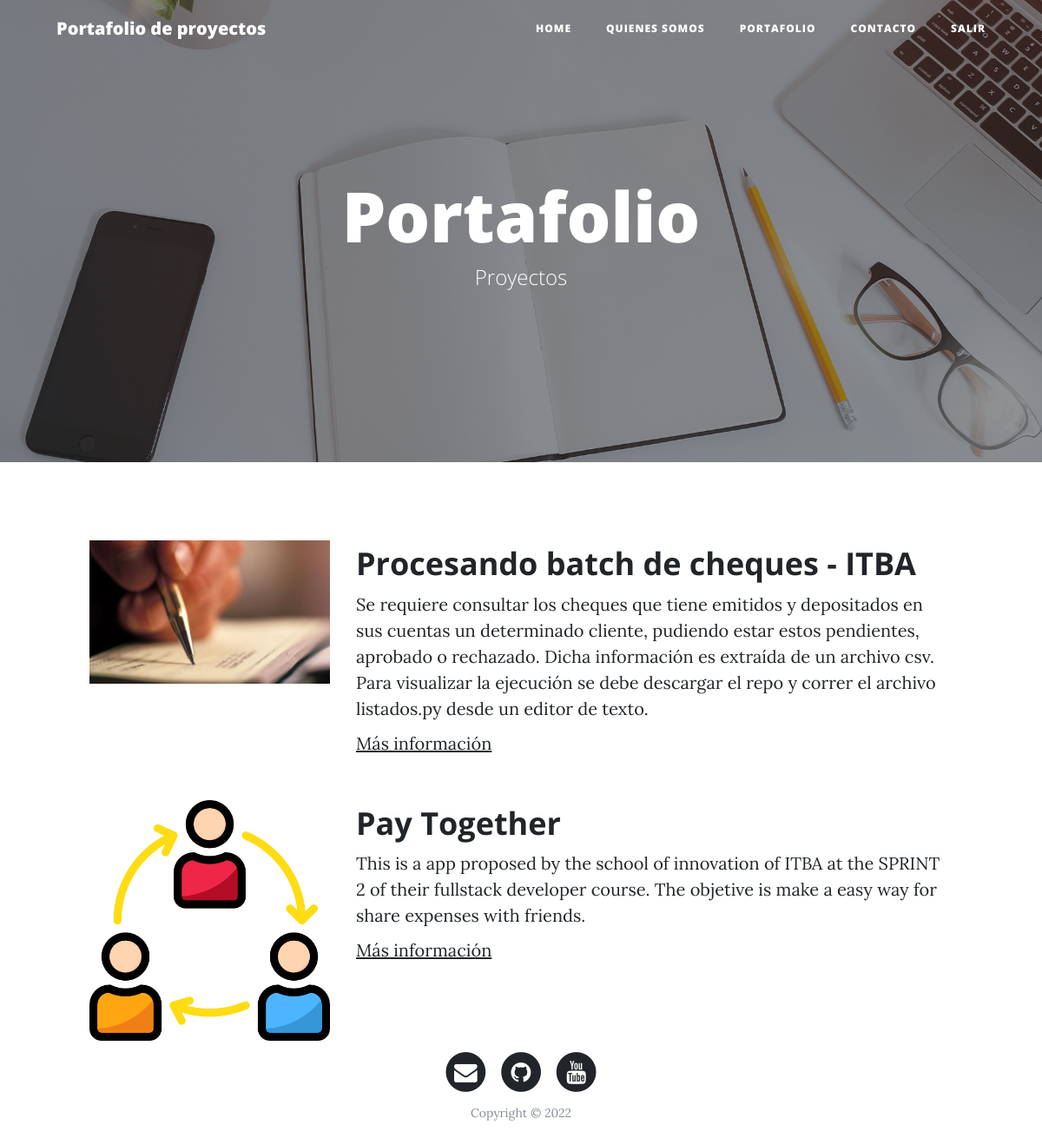
The page /portfolio/ (signed in) on the database its author committed.
### portfolio/models.py (models this page shows, shortened)
class Proyectos(models.Model):
    title = models.CharField(max_length=200, verbose_name="Título") #agregamos el campo verbose para describir
    description =  models.TextField(verbose_name="Descripción")
    image = models.ImageField(upload_to='projects',verbose_name="Imagen",null=True, blank=True)
    link = models.URLField(null=True, blank=True, verbose_name="Enlace Web")
    created = models.DateTimeField(auto_now_add=True, verbose_name="Fecha de creación")
    updated = models.DateTimeField(auto_now=True, verbose_name="Fecha de edición")
    class Meta():
        verbose_name = "proyecto"
        verbose_name_plural = "proyectos"
        ordering = ["-created"] #este campo indica que ordenemos los registros por fecha de creado en forma descendente

### portfolio/views.py (the view)
# urls.py: path('portfolio/',portfolio_views.portfolio, name="portfolio"),
@login_required
def portfolio(request):
    projects = Proyectos.objects.all()
    return render(request, os.path.join("portfolio","portfolio.html"), {'projects': projects})

### portfolio/templates/portfolio/portfolio.html (shortened to what this page needs)
{% extends 'app_prueba/base.html' %}
{% load static %}
{% block background %}{% static 'app_prueba/img/portfolio-bg.jpg' %}{% endblock %}
{% block headers %}
    <h1>Portafolio</h1>
    <span class="subheading">Proyectos</span>
{% endblock %}
{% block content %}
    {% for project in projects %}
        <div class="row project">
            <div class="col-lg-3 col-md-4 offset-lg-1">
               {% if project.image %}
               <img class="img-fluid" src="{{project.image.url}}" alt="">
                {% endif %}
            </div>
            <div class="col-lg-7 col-md-8">
                <h2 class="section-heading title">{{project.title}}</h2>
                <p>{{project.description}}</p>
                {% if project.link %}
                    <p><a href="{{project.link}}">Más información</a></p>
                {% endif %}
            </div>
        </div>
    {% endfor %}
{% endblock %}

### app_prueba/templates/app_prueba/base.html (shortened to what this page needs)
<!DOCTYPE html>
<html lang="es">
    <head>
        {% load static %}
        <link href="{% static 'app_prueba/vendor/bootstrap/css/bootstrap.min.css' %}" rel="stylesheet">
        <link href="{% static 'app_prueba/vendor/font-awesome/css/font-awesome.min.css' %}" rel="stylesheet" type="text/css">
        <link href="{% static 'app_prueba/css/clean-blog.min.css' %}" rel="stylesheet">
    </head>
    <body>
    <nav class="navbar navbar-expand-lg navbar-light fixed-top" id="mainNav">
        <div class="container">
            <a class="navbar-brand" href="{% url 'home' %}"> Portafolio de proyectos</a>
            <div class="collapse navbar-collapse" id="navbarResponsive">
                <ul class="navbar-nav ml-auto">
                    <li class="nav-item"><a class="nav-link" href="{% url 'home' %}">Home</a></li>
                    <li class="nav-item"><a class="nav-link" href="{% url 'about' %}">Quienes Somos</a></li>
                    <li class="nav-item"><a class="nav-link" href="{% url 'portfolio' %}">Portafolio</a></li>
                    <li class="nav-item"><a class="nav-link" href="{% url 'contact' %}">Contacto</a></li>
                    {% if not request.user.is_authenticated %}
                        <li class="nav-item">
                            <a class="nav-link" href="{% url 'login' %}">Acceder</a>
                        </li>
                    {% else %}
                        <li class="nav-item">
                            <a class="nav-link" href="{% url 'logout' %}">Salir</a>
                        </li>
                    {% endif %}
                </ul>
            </div>
        </div>
    </nav>
    <header class="masthead" style="background-image: url('{% block background %}{% endblock %}')">
        <div class="overlay"></div>
        <div class="container">
            <div class="row">
                <div class="col-lg-8 col-md-10 mx-auto">
                    <div class="site-heading">
                        {% block headers %}{% endblock %}
                    </div>
                </div>
            </div>
        </div>
    </header>
    {% block content %}{% endblock %}
    <footer>
        <div class="container">
            <div class="row">
                <div class="col-lg-8 col-md-10 mx-auto">
                    <ul class="list-inline text-center">
                        <li class="list-inline-item"><a href="#"><span class="fa-stack fa-lg"><i class="fa fa-circle fa-stack-2x"></i><i class="fa fa-envelope fa-stack-1x fa-inverse"></i></span></a></li>
                        <li class="list-inline-item"><a href="#"><span class="fa-stack fa-lg"><i class="fa fa-circle fa-stack-2x"></i><i class="fa fa-github fa-stack-1x fa-inverse"></i></span></a></li>
                        <li class="list-inline-item"><a href="#"><span class="fa-stack fa-lg"><i class="fa fa-circle fa-stack-2x"></i><i class="fa fa-youtube fa-stack-1x fa-inverse"></i></span></a></li>
                    </ul>
                    <p class="copyright text-muted">Copyright &copy; 2022</p>
                </div>
            </div>
        </div>
    </footer>
    </body>
</html>

### rows shown on the page
Proyectos: image (picture), title "Procesando batch de cheques - ITBA", description "Se requiere consultar los cheques que tiene emitidos y depositados en sus cuentas un determinado cliente, pudiendo estar estos pendientes, aprobado o rechazado. Dicha información es extraída de un archivo csv. Para visualizar la ejecución se debe descargar el repo y correr el archivo listados.py desde un editor de texto."
Proyectos: image (picture), title "Pay Together", description "This is a app proposed by the school of innovation of ITBA at the SPRINT 2 of their fullstack developer course. The objetive is make a easy way for share expenses with friends."
